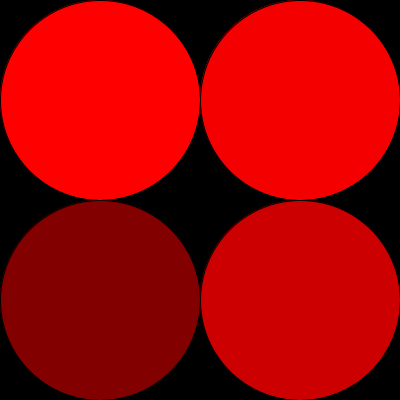
Frame 1 (no input)
Frame 2 (the mouse pressed at the canvas centre, redrawn once): identical to frame 1, image omitted

The Processing sketch that drew this single still picture (run headless with seeded random() and noise(); the mouse was pressed at the canvas centre and the sketch redrawn once):

// Processing sketch: color_variable
// ── color_variable.pde
/* Demonstrate the color data type
 *
 * colors are 32 bits of information ordered as AAAAAAAARRRRRRRRGGGGGGGGBBBBBBBB
 *
 * Spencer Mathews, April 2016
 
 * #color
 */

void setup() {
  size(400, 400);
  noLoop();  // use noLoop() when there is no animation
}

void draw() {
  background(0);

  color c;

  c = color(255, 0, 0);
  fill(c);
  ellipse(100, 100, 200, 200);
  println(hex(c), red(c), green(c), blue(c), alpha(c));

  // weird! if c is a color with alpha then specifying alpha here does nothing!
  c = color(255, 0, 0, 204);
  // when you do this it is applying the new alpha to the rgba values in c!
  // this is true if you do color(c, alpha) or fill(c,alpha)
  c = color(c, 204);
  fill(c, 204);
  ellipse(100, 300, 200, 200);
  println(hex(c), red(c), green(c), blue(c), alpha(c));

  // web color notation (opaque only)
  c = #FF0000;
  fill(c, 204);
  ellipse(300, 300, 200, 200);
  println(hex(c), red(c), green(c), blue(c), alpha(c));

  // web notation plus alpha using color()
  c = color(#FF0000, 204);
  fill(c);
  ellipse(300, 100, 200, 200);
  println(hex(c), red(c), green(c), blue(c), alpha(c));

  // hexadecimal notation
  c = 0xCCFF0000;
  fill(c);
  ellipse(300, 100, 200, 200);
  println(hex(c), red(c), green(c), blue(c), alpha(c));
}
